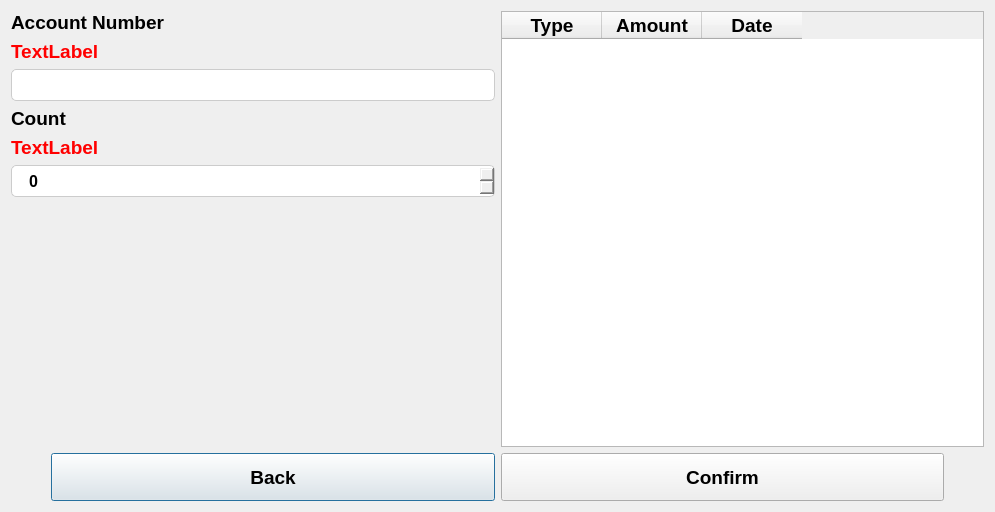
<?xml version="1.0" encoding="UTF-8"?>
<ui version="4.0">
 <class>ViewTransHistory</class>
 <widget class="QDialog" name="ViewTransHistory">
  <property name="geometry">
   <rect>
    <x>0</x>
    <y>0</y>
    <width>995</width>
    <height>512</height>
   </rect>
  </property>
  <property name="font">
   <font>
    <family>Ubuntu</family>
    <pointsize>14</pointsize>
    <bold>true</bold>
   </font>
  </property>
  <property name="windowTitle">
   <string>Dialog</string>
  </property>
  <layout class="QVBoxLayout" name="verticalLayout_4">
   <item>
    <layout class="QHBoxLayout" name="horizontalLayout_2">
     <item>
      <layout class="QVBoxLayout" name="verticalLayout_3">
       <item>
        <layout class="QVBoxLayout" name="verticalLayout">
         <item>
          <widget class="QLabel" name="label">
           <property name="styleSheet">
            <string notr="true">QLabel{

font-weight:500;

}</string>
           </property>
           <property name="text">
            <string>Account Number</string>
           </property>
          </widget>
         </item>
         <item>
          <widget class="QLabel" name="label_AccountNumError">
           <property name="styleSheet">
            <string notr="true">QLabel{


color:red;

}</string>
           </property>
           <property name="text">
            <string>TextLabel</string>
           </property>
          </widget>
         </item>
         <item>
          <widget class="QLineEdit" name="lineEdit_accountNum">
           <property name="styleSheet">
            <string notr="true">QLineEdit{


height:30px;
outline:none;
border-radius:5px;
border:1px solid #ccc;
padding-left:15px;
font-size:16px;

}</string>
           </property>
          </widget>
         </item>
        </layout>
       </item>
       <item>
        <layout class="QVBoxLayout" name="verticalLayout_2">
         <item>
          <widget class="QLabel" name="label_4">
           <property name="styleSheet">
            <string notr="true">QLabel{

font-weight:500;

}</string>
           </property>
           <property name="text">
            <string>Count</string>
           </property>
          </widget>
         </item>
         <item>
          <widget class="QLabel" name="label_coutError">
           <property name="styleSheet">
            <string notr="true">QLabel{


color:red;

}</string>
           </property>
           <property name="text">
            <string>TextLabel</string>
           </property>
          </widget>
         </item>
         <item>
          <widget class="QSpinBox" name="spinBox_count">
           <property name="styleSheet">
            <string notr="true">QSpinBox{


height:30px;
outline:none;
border-radius:5px;
border:1px solid #ccc;
padding-left:15px;
font-size:16px;

}</string>
           </property>
          </widget>
         </item>
         <item>
          <spacer name="verticalSpacer">
           <property name="orientation">
            <enum>Qt::Vertical</enum>
           </property>
           <property name="sizeHint" stdset="0">
            <size>
             <width>20</width>
             <height>40</height>
            </size>
           </property>
          </spacer>
         </item>
        </layout>
       </item>
      </layout>
     </item>
     <item>
      <widget class="QTableWidget" name="tableWidget">
       <property name="minimumSize">
        <size>
         <width>200</width>
         <height>0</height>
        </size>
       </property>
       <property name="editTriggers">
        <set>QAbstractItemView::NoEditTriggers</set>
       </property>
       <property name="selectionMode">
        <enum>QAbstractItemView::SingleSelection</enum>
       </property>
       <property name="selectionBehavior">
        <enum>QAbstractItemView::SelectRows</enum>
       </property>
       <attribute name="verticalHeaderVisible">
        <bool>true</bool>
       </attribute>
       <column>
        <property name="text">
         <string>Type</string>
        </property>
       </column>
       <column>
        <property name="text">
         <string>Amount</string>
        </property>
       </column>
       <column>
        <property name="text">
         <string>Date</string>
        </property>
       </column>
      </widget>
     </item>
    </layout>
   </item>
   <item>
    <layout class="QHBoxLayout" name="horizontalLayout">
     <item>
      <spacer name="horizontalSpacer">
       <property name="orientation">
        <enum>Qt::Horizontal</enum>
       </property>
       <property name="sizeType">
        <enum>QSizePolicy::Preferred</enum>
       </property>
       <property name="sizeHint" stdset="0">
        <size>
         <width>40</width>
         <height>20</height>
        </size>
       </property>
      </spacer>
     </item>
     <item>
      <widget class="QPushButton" name="pushButton_2">
       <property name="styleSheet">
        <string notr="true">QPushButton{


height:40px;


}</string>
       </property>
       <property name="text">
        <string>Back</string>
       </property>
      </widget>
     </item>
     <item>
      <widget class="QPushButton" name="pushButton">
       <property name="styleSheet">
        <string notr="true">QPushButton{


height:40px;


}</string>
       </property>
       <property name="text">
        <string>Confirm</string>
       </property>
      </widget>
     </item>
     <item>
      <spacer name="horizontalSpacer_2">
       <property name="orientation">
        <enum>Qt::Horizontal</enum>
       </property>
       <property name="sizeType">
        <enum>QSizePolicy::Preferred</enum>
       </property>
       <property name="sizeHint" stdset="0">
        <size>
         <width>40</width>
         <height>20</height>
        </size>
       </property>
      </spacer>
     </item>
    </layout>
   </item>
  </layout>
 </widget>
 <resources/>
 <connections/>
</ui>
